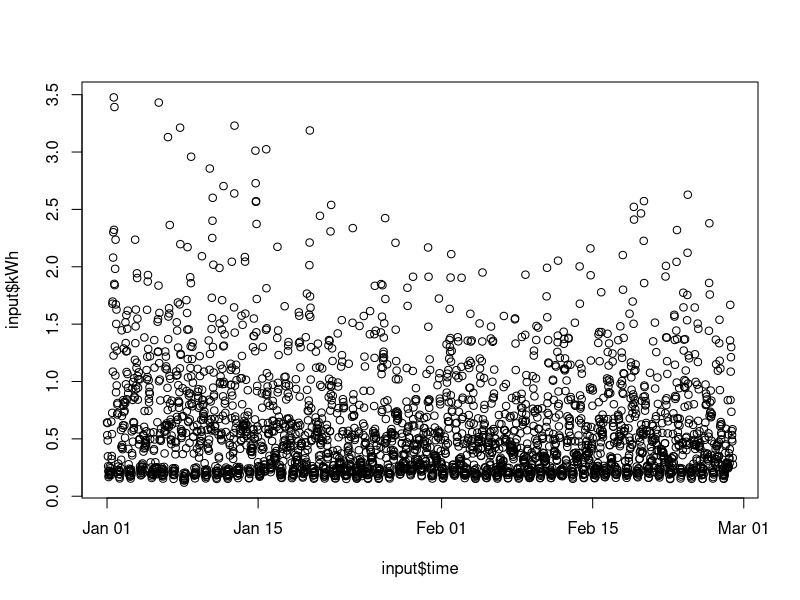
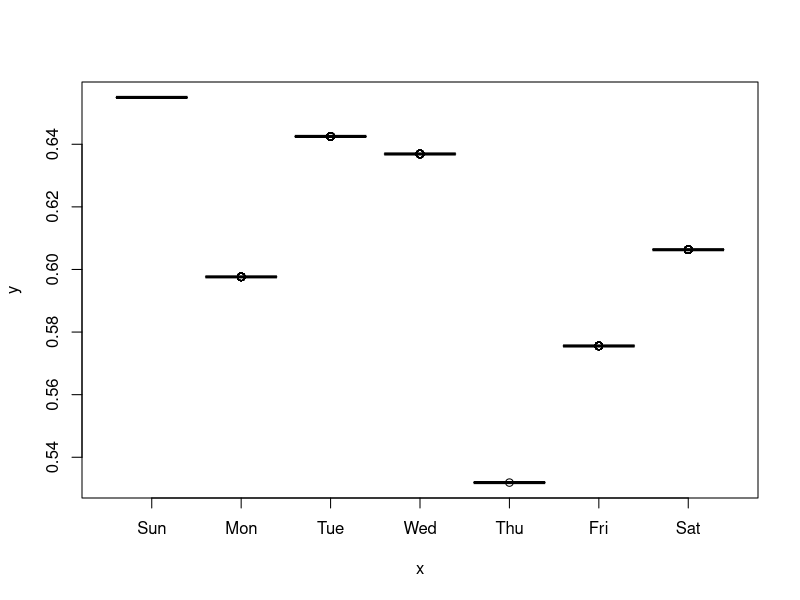
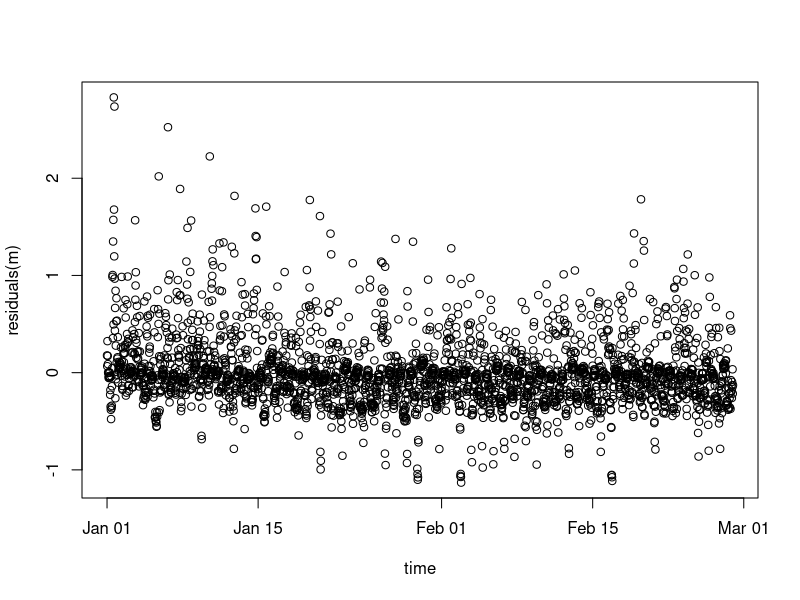

These figures' R source, in order:
library(readr)
library(lubridate)
library(magrittr)
library(dplyr)

input <- read_csv("london_meters.csv")
plot(input$time, input$kWh)
input %<>% mutate(wday = wday(time, label = TRUE))

m <- lm(kWh ~ wday, input)
summary(m)
plot(input$wday, fitted(m))

input %<>% mutate(hour = as.factor(hour(time)))
m <- lm(kWh ~ wday + hour, input)
with(input, plot(time, residuals(m)))
